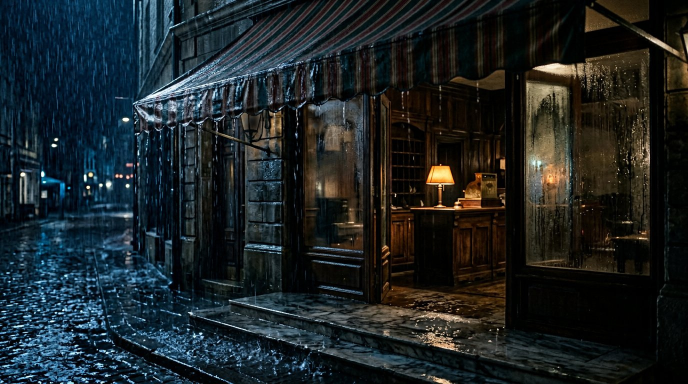
#> input picture research/ab-reel/inputs/shot_01.jpg, 1376 x 768 px (shown at 1/2 size)
$ python imaging_experiment.py   (older library calls are emulated)
#> lines starting #> are read from the running program, lines starting #| are printed output that depends on the picture; after the words box and inside, x2 and y2 are one past the last pixel; in counts of white or black regions, pixels touching at a corner belong together
#!/usr/bin/env python3
"""Reproducible 3-plate Lanczos/USM/depth/atmosphere comparison; no network."""
import csv,hashlib,json
from pathlib import Path
import cv2,numpy as np
from PIL import Image,ImageDraw,ImageFilter,ImageOps
R=Path(__file__).resolve().parent;A=R/'ab-reel';W,H=1920,1080
# Relative foreground and background evaluation ROIs (x0,y0,x1,y1), selected for scene geometry,
# not equal content. Results are same-ROI before/after, not a perceptual depth score.
SCENES=[
 {'name':'awning','source':'shot_01.jpg','foreground':(.03,.72,.41,.97),'background':(.00,.25,.22,.66),
  'farpoly':[(0,.04),(.26,.04),(.32,.68),(0,.81)],'rainpoly':[(0,0),(1,0),(1,1),(0,1)]},
 {'name':'ledger','source':'shot_03.jpg','foreground':(.15,.68,.76,.95),'background':(.57,.10,.91,.38),
  'farpoly':[(.47,0),(1,0),(1,.50),(.48,.50)],'rainpoly':[(.48,0),(1,0),(1,.49),(.48,.49)]},
 {'name':'reception','source':'shot_07_wall.jpg','foreground':(.28,.74,.66,.98),'background':(.43,.22,.56,.57),
  'farpoly':[(.34,.06),(.63,.06),(.65,.67),(.35,.67)],'rainpoly':[(0,0),(.32,0),(.32,.78),(0,.78)]},
]
def region(im,coords):
    x0,y0,x1,y1=coords;return im[int(y0*H):int(y1*H),int(x0*W):int(x1*W)]
def mask(poly,blur=44):
    im=Image.new('L',(W,H),0);ImageDraw.Draw(im).polygon([(int(x*W),int(y*H)) for x,y in poly],fill=255)
    return np.asarray(im.filter(ImageFilter.GaussianBlur(blur)),dtype=np.float32)/255
def srgb_to_linear(x):return np.where(x<=.04045,x/12.92,((x+.055)/1.055)**2.4)
def linear_to_srgb(x):
    x=np.clip(x,0,1);return np.where(x<=.0031308,x*12.92,1.055*x**(1/2.4)-.055)
def rain_sheet(seed,n,length):
    rng=np.random.default_rng(seed);im=Image.new('L',(W,H),0);d=ImageDraw.Draw(im)
    for _ in range(n):
        x=int(rng.integers(0,W));y=int(rng.integers(0,H));l=int(rng.integers(max(2,length//2),length+1))
        d.line((x,y,x+max(1,l//6),y+l),fill=int(rng.integers(80,190)),width=1 if length<30 else 2)
    return np.asarray(im.filter(ImageFilter.GaussianBlur(.4 if length<30 else .9)),dtype=np.float32)/255
def gray(a):return cv2.cvtColor(a,cv2.COLOR_RGB2GRAY).astype(np.float32)
def stat_before_after(before,after,roi):
    b=gray(region(before,roi));a=gray(region(after,roi))
    lap_b=float(cv2.Laplacian(b,cv2.CV_32F).var());lap_a=float(cv2.Laplacian(a,cv2.CV_32F).var())
    def grad(g):
        x=cv2.Sobel(g,cv2.CV_32F,1,0,ksize=3);y=cv2.Sobel(g,cv2.CV_32F,0,1,ksize=3);return cv2.magnitude(x,y)/8
    gb,ga=grad(b),grad(a);edge=gb>=np.percentile(gb,80)
    # Fixed baseline edges: mean normal derivative / 4px local edge contrast.
    # A scene-based acutance proxy in inverse pixels, NOT ISO slanted-edge MTF/acutance.
    gx=cv2.Sobel(b,cv2.CV_32F,1,0,ksize=3)/8;gy=cv2.Sobel(b,cv2.CV_32F,0,1,ksize=3)/8
    nx=gx/np.maximum(gb,1e-6);ny=gy/np.maximum(gb,1e-6);yy,xx=np.mgrid[:b.shape[0],:b.shape[1]].astype(np.float32)
    def contrast(g):
        plus=cv2.remap(g,xx+2*nx,yy+2*ny,cv2.INTER_LINEAR,borderMode=cv2.BORDER_REFLECT)
        minus=cv2.remap(g,xx-2*nx,yy-2*ny,cv2.INTER_LINEAR,borderMode=cv2.BORDER_REFLECT)
        return np.abs(plus-minus)
    cb=contrast(b);ca=contrast(a);sel=edge&(gb>5)&(cb>10)
    agx=cv2.Sobel(a,cv2.CV_32F,1,0,ksize=3)/8;agy=cv2.Sobel(a,cv2.CV_32F,0,1,ksize=3)/8
    anormal=np.abs(agx*nx+agy*ny)
    return {'laplacian_variance_before':lap_b,'laplacian_variance_after':lap_a,
            'edge_gradient_before':float(gb[edge].mean()),'edge_gradient_after':float(ga[edge].mean()),
            'edge_acutance_before_per_pixel':float((gb[sel]/cb[sel]).mean()),
            'edge_acutance_after_per_pixel':float((anormal[sel]/np.maximum(ca[sel],10)).mean()),'edge_samples':int(sel.sum()),
            'contrast_std_before':float(b.std()),'contrast_std_after':float(a.std()),'pixels':int(b.size)}
def main():
    rows=[]
    for idx,s in enumerate(SCENES,1):
        with Image.open(A/'inputs'/s['source']) as im:scaled=ImageOps.fit(im.convert('RGB'),(W,H),method=Image.Resampling.LANCZOS)
#> im is the input picture: PIL image 1376x768 RGB; mean R, G, B 28.5, 35.5, 37.7
        before=np.asarray(scaled,dtype=np.float32)/255
        far=mask(s['farpoly']);window=mask(s['rainpoly'],18)
#> in mask, `im = Image.new('L', (W, H), 0)`: im: PIL image 1920x1080 L; every value is 0
#> in mask, `ImageDraw.Draw(im).polygon([(int(x * W), int(y * H)) for x, y in poly]`:
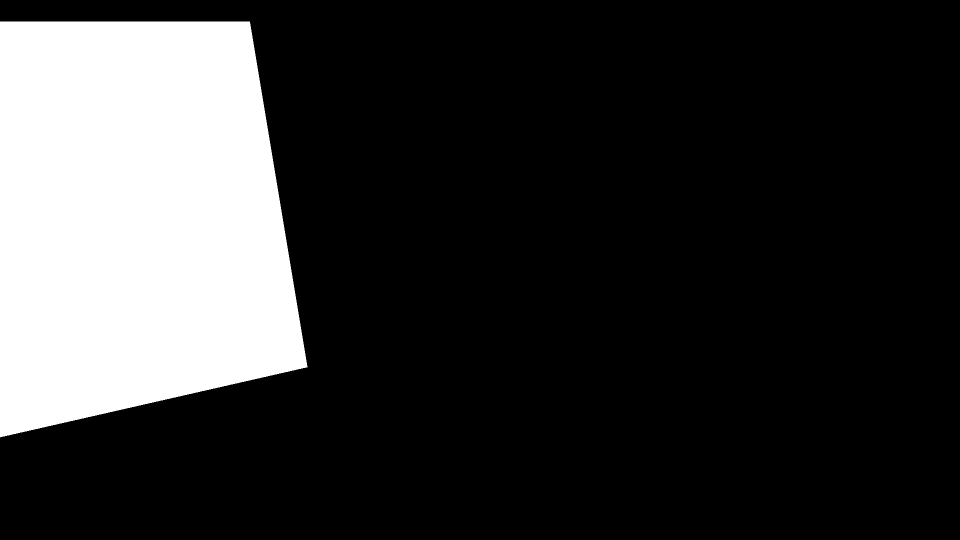
#> im: PIL image 1920x1080 L (shown at 1/2 size); 20.7% white; 1 white region, box (x1, y1, x2, y2) and area: (0, 43, 615, 875) 428603
#> in mask (call 2), `ImageDraw.Draw(im).polygon([(int(x * W), int(y * H)) for x, y in poly]`: im: PIL image 1920x1080 L; every value is 255
#> in mask (call 2), `return np.asarray(im.filter(ImageFilter.GaussianBlur(blur)),dtype=np.f..`: returned value: shape (1080, 1920) float32; every value is 1
        # Controlled 0.42-gain, 0.8px USM is softened toward far depth; threshold suppresses noise.
        blur=cv2.GaussianBlur(before,(0,0),.8);detail=before-blur;detail[np.abs(detail)<1.0/255]=0
        sharpen=np.clip(before+detail*.42*(1-.75*far[:,:,None]),0,1)
        # A continuously feathered depth mask blends toward a 1.6px Gaussian, never a global blur.
        bokeh=cv2.GaussianBlur(sharpen,(0,0),1.6);dof=sharpen*(1-.48*far[:,:,None])+bokeh*(.48*far[:,:,None])
        # Scene-referred-ish approximation: 10% cool veil at maximum far-mask opacity in linear light.
        lin=srgb_to_linear(dof);air=srgb_to_linear(np.array([.17,.23,.27],np.float32))[None,None,:];alpha=.10*far[:,:,None]
#> after `air = srgb_to_linear(np.array([0.17, 0.23, 0.27], np.float32))[None, N`: air = [[0.0245, 0.0432, 0.0593]]
        result=linear_to_srgb(lin*(1-alpha)+air*alpha)
        # Two different depth sheets: thin far drops and fewer blurred near drops, windows only.
        deep=rain_sheet(100+idx,800,24)*window*.09;near=rain_sheet(200+idx,160,62)*window*.12
        rain=np.clip(deep+near,0,.25)[:,:,None];result=np.clip(result*(1-rain)+np.array([.65,.75,.83],np.float32)[None,None,:]*rain,0,1)
        beforefile=A/f'image-{idx:02d}-{s["name"]}-before.jpg';afterfile=A/f'image-{idx:02d}-{s["name"]}-after.jpg'
        Image.fromarray(np.uint8(np.round(before*255))).save(beforefile,quality=95,subsampling=0)
        Image.fromarray(np.uint8(np.round(result*255))).save(afterfile,quality=95,subsampling=0)
        # Audit decoded deliverables rather than floating-point intermediates.
        b=np.array(Image.open(beforefile).convert('RGB'));a=np.array(Image.open(afterfile).convert('RGB'))
        fg=stat_before_after(b,a,s['foreground']);bg=stat_before_after(b,a,s['background'])
#> in gray, `def gray(a):return cv2.cvtColor(a,cv2.COLOR_RGB2GRAY).astype(np.float32)`:
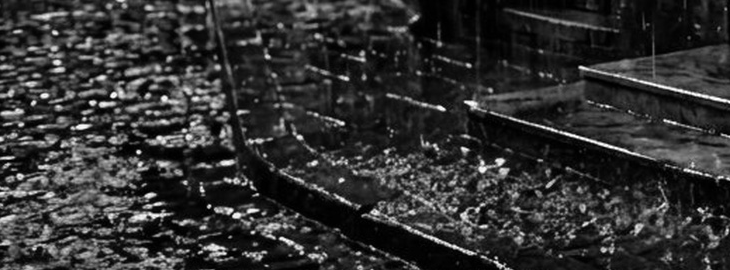
#> returned value: shape (270, 730) float32; min 0, max 254, mean 49.7
#> in stat_before_after, `lap_b = float(cv2.Laplacian(b, cv2.CV_32F).var())`: lap_b = 732.9
#> in stat_before_after, `lap_a = float(cv2.Laplacian(a, cv2.CV_32F).var())`: lap_a = 984.2
#> in grad, `y = cv2.Sobel(g, cv2.CV_32F, 0, 1, ksize=3)`:
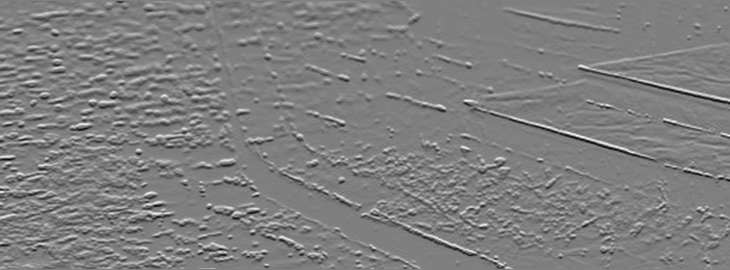
#> y: shape (270, 730) float32; min -897, max 899, mean 0; drawn with min black and max white
#> in stat_before_after, `edge = gb >= np.percentile(gb, 80)`:
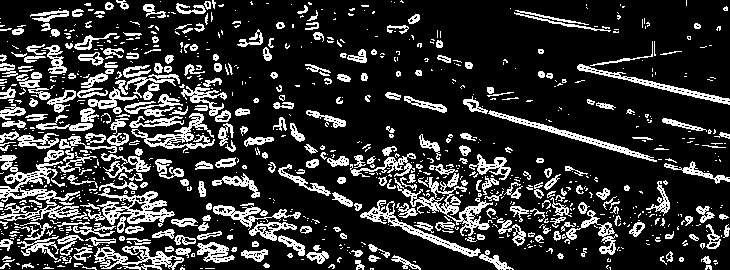
#> edge: shape (270, 730) bool; 20% white in thin lines or dots
#> in stat_before_after, `nx = gx / np.maximum(gb, 1e-06)`:
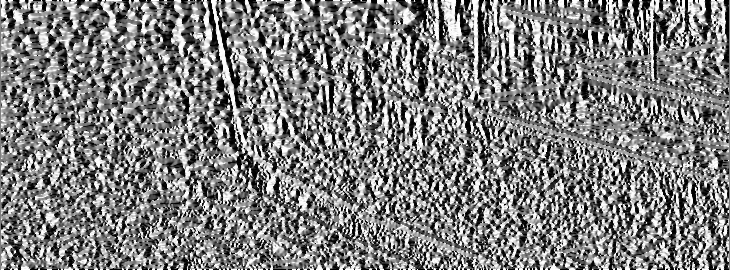
#> nx: shape (270, 730) float32; min -1, max 1, mean -0.00322; drawn with min black and max white
#> in stat_before_after, `ny = gy / np.maximum(gb, 1e-06)`:
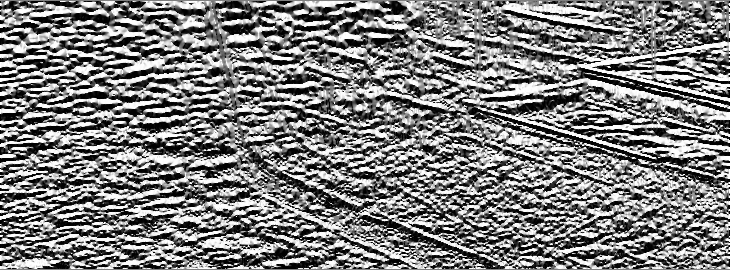
#> ny: shape (270, 730) float32; min -1, max 1, mean -0.0135; drawn with min black and max white
#> in contrast, `return np.abs(plus-minus)`:
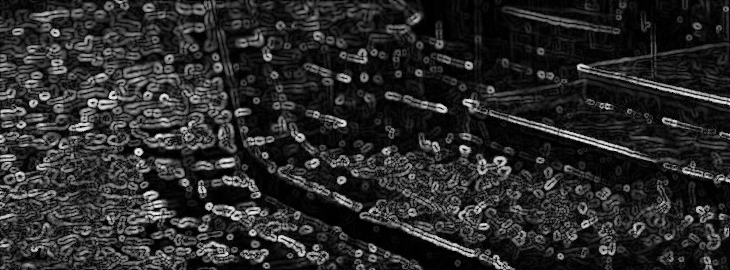
#> returned value: shape (270, 730) float32; min 0, max 245.6, mean 42.4
#> after `fg = stat_before_after(b, a, s['foreground'])`: fg = 10 items
#> after `bg = stat_before_after(b, a, s['background'])`: bg = 10 items
        data={'scene':s['name'],'source':s['source'],'native':'1376x768','output':'1920x1080','foreground_roi':s['foreground'],'background_roi':s['background'],
          'foreground':fg,'background':bg,'background_contrast_below_foreground_before':bg['contrast_std_before']<fg['contrast_std_before'],
          'background_contrast_below_foreground_after':bg['contrast_std_after']<fg['contrast_std_after'],
          'source_sha256':hashlib.sha256((A/'inputs'/s['source']).read_bytes()).hexdigest(),
          'before_sha256':hashlib.sha256(beforefile.read_bytes()).hexdigest(),'after_sha256':hashlib.sha256(afterfile.read_bytes()).hexdigest()}
        rows.append(data);print(s['name'],json.dumps(data,sort_keys=True),flush=True)
#> (printed output is left out)
    (R/'image-metrics.json').write_text(json.dumps(rows,indent=2)+'\n')
    with (R/'image-metrics.csv').open('w',newline='') as f:
        w=csv.writer(f);w.writerow(['scene','region','lapvar_before','lapvar_after','acutance_proxy_before_per_px','acutance_proxy_after_per_px','edge_gradient_before','edge_gradient_after','contrast_std_before','contrast_std_after','background_contrast_less_than_foreground_after'])
        for x in rows:
            for zone in ['foreground','background']:
                d=x[zone];w.writerow([x['scene'],zone,*[round(d[k],4) for k in ['laplacian_variance_before','laplacian_variance_after','edge_acutance_before_per_pixel','edge_acutance_after_per_pixel','edge_gradient_before','edge_gradient_after','contrast_std_before','contrast_std_after']],x['background_contrast_below_foreground_after']])
#> this loop made 3 passes
if __name__=='__main__':main()
